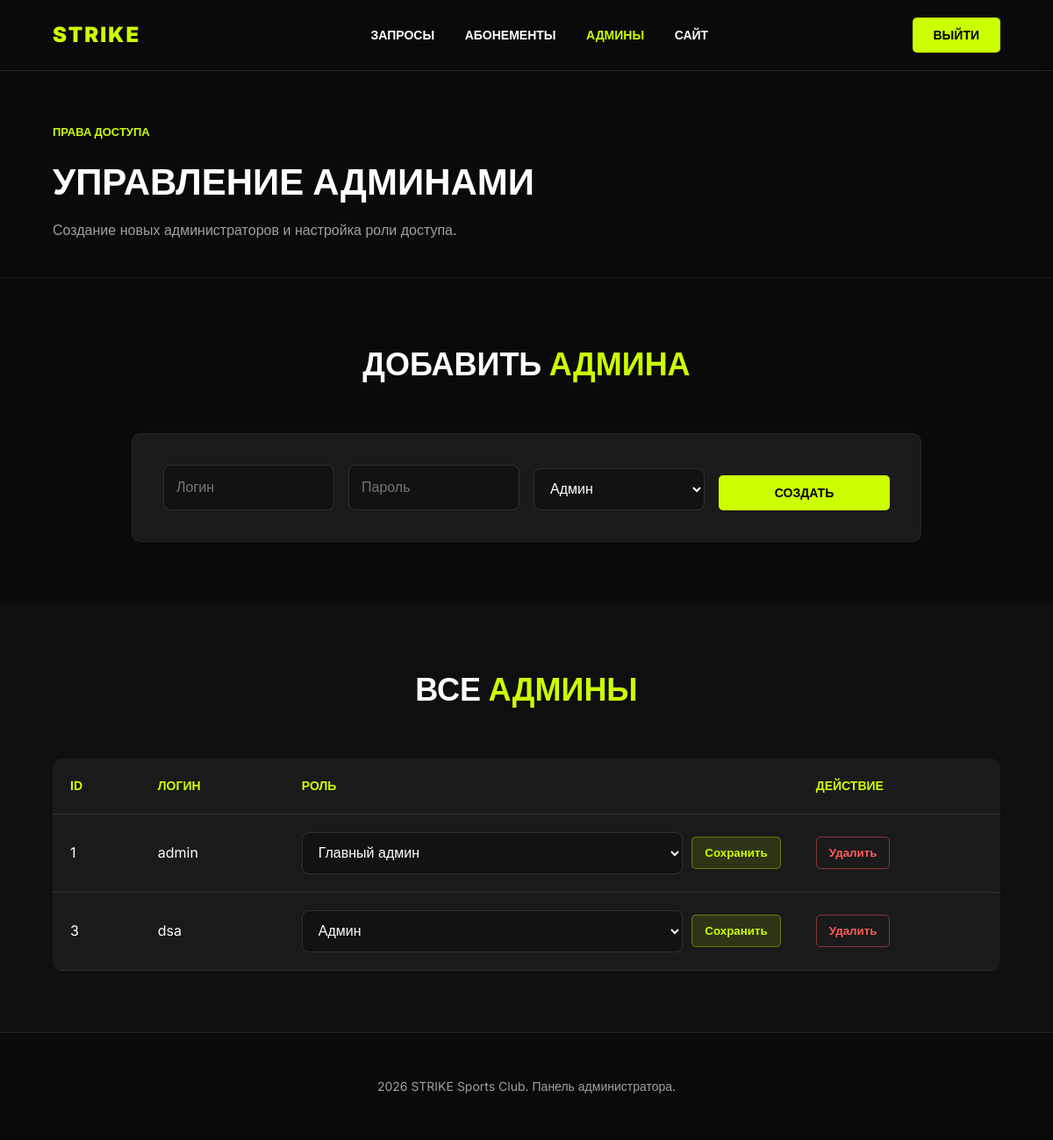
The page /admin/users (signed in) on the database as committed earlier.
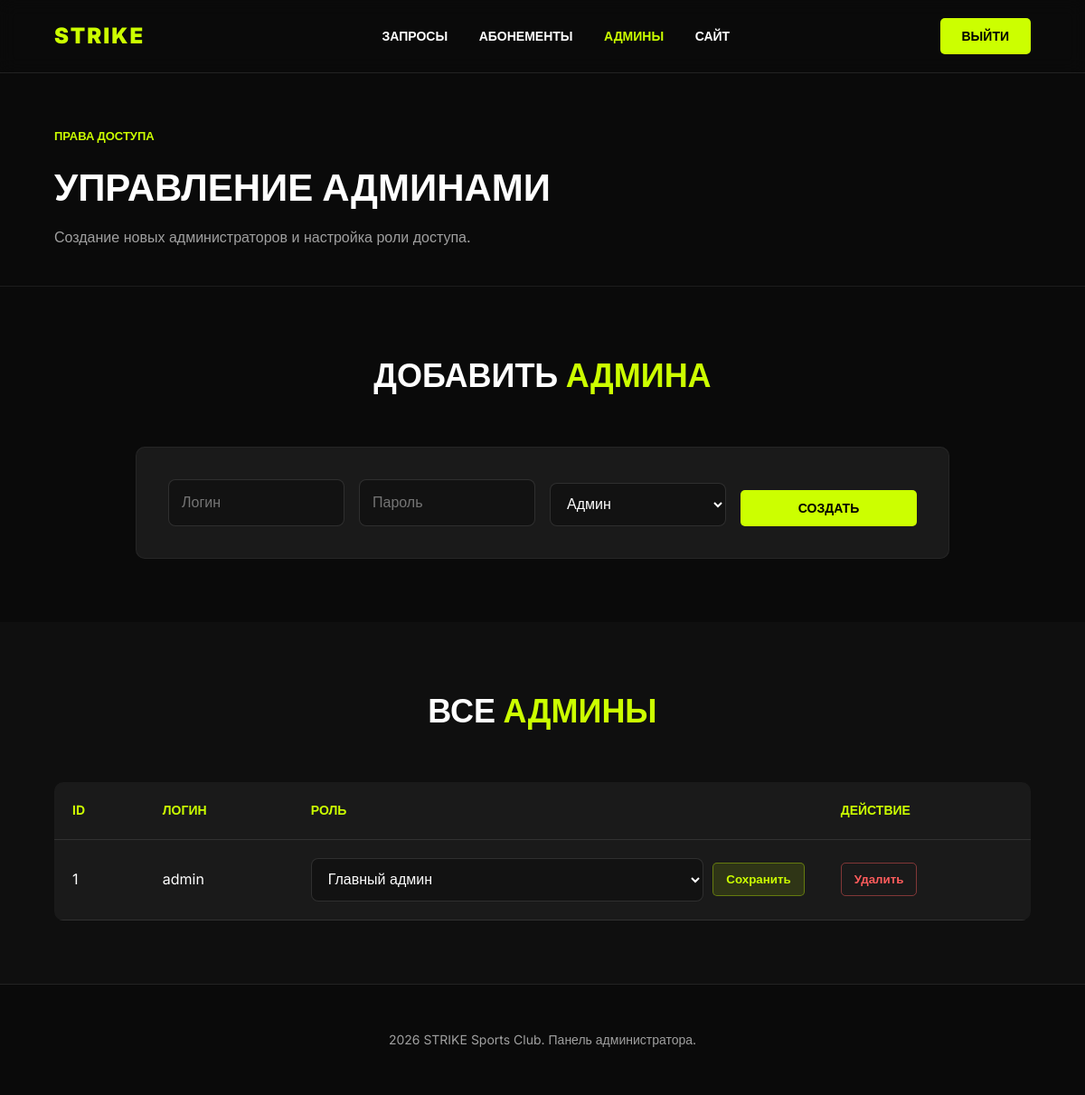
The same page on the database as committed later.
### tables this page shows
CREATE TABLE admin_users (
                id INTEGER PRIMARY KEY AUTOINCREMENT,
                username TEXT NOT NULL UNIQUE,
                password_hash TEXT NOT NULL,
                role TEXT NOT NULL DEFAULT 'admin'
            );

### main.py (the view)
@app.get("/admin/users", response_class=HTMLResponse)
async def read_admin_users_page(request: Request, _: None = Depends(require_superadmin)):
    return templates.TemplateResponse(
        request=request,
        name="admin_users.html",
        context=get_admin_users_context(request),
    )

### templates/admin_users.html (shortened to what this page needs)
<!DOCTYPE html>
<html lang="ru">
<head>
    <link rel="stylesheet" href="{{ url_for('static', path='admin_users.css') }}">
</head>
<body>
    <header>
        <div class="logo">Strike</div>
        <nav>
            <a href="/admin">Запросы</a>
            <a href="/admin/abonements">Абонементы</a>
            <a href="/admin/users" class="nav-active">Админы</a>
            <a href="/">Сайт</a>
        </nav>
        <form method="post" action="/admin/logout">
            <button type="submit" class="btn">Выйти</button>
        </form>
    </header>
    <main class="admin-page">
        <section class="admin-top">
            <div>
                <p class="admin-label">Права доступа</p>
                <h1>Управление админами</h1>
                <p class="admin-text">Создание новых администраторов и настройка роли доступа.</p>
            </div>
        </section>
        <section class="admin-create-section">
            <h2>Добавить <span>админа</span></h2>
            <div class="card form-card">
                <form class="admin-user-form" method="post" action="/admin/users/create">
                    <input type="text" name="username" placeholder="Логин" required>
                    <input type="password" name="password" placeholder="Пароль" required>
                    <select name="role" required>
                        <option value="admin">Админ</option>
                    </select>
                    <button type="submit" class="btn">Создать</button>
                </form>
            </div>
        </section>
        <section id="schedule">
            <h2>Все <span>админы</span></h2>
            <div class="schedule-container">
                <table>
                    <thead>
                        <tr>
                            <th>ID</th>
                            <th>Логин</th>
                            <th>Роль</th>
                            <th>Действие</th>
                        </tr>
                    </thead>
                    <tbody>
                        {% for admin_user in admin_users %}
                        <tr>
                            <td>{{ admin_user.id }}</td>
                            <td>{{ admin_user.username }}</td>
                            <td>
                                <form class="role-form" method="post" action="/admin/users/update/{{ admin_user.id }}">
                                    <select name="role">
                                        <option value="admin" {% if admin_user.role == 'admin' %}selected{% endif %}>Админ</option>
                                        <option value="superadmin" {% if admin_user.role == 'superadmin' %}selected{% endif %}>Главный админ</option>
                                    </select>
                                    <button type="submit" class="save-btn">Сохранить</button>
                                </form>
                            </td>
                            <td>
                                <form method="post" action="/admin/users/delete/{{ admin_user.id }}">
                                    <button type="submit" class="delete-btn">Удалить</button>
                                </form>
                            </td>
                        </tr>
                        {% endfor %}
                    </tbody>
                </table>
            </div>
        </section>
        <footer>
            <p>2026 STRIKE Sports Club. Панель администратора.</p>
        </footer>
    </main>
</body>
</html>

Rows that differ between the two databases and show on the page:
removed admin_users: id "3", username "dsa", role "Админ"
